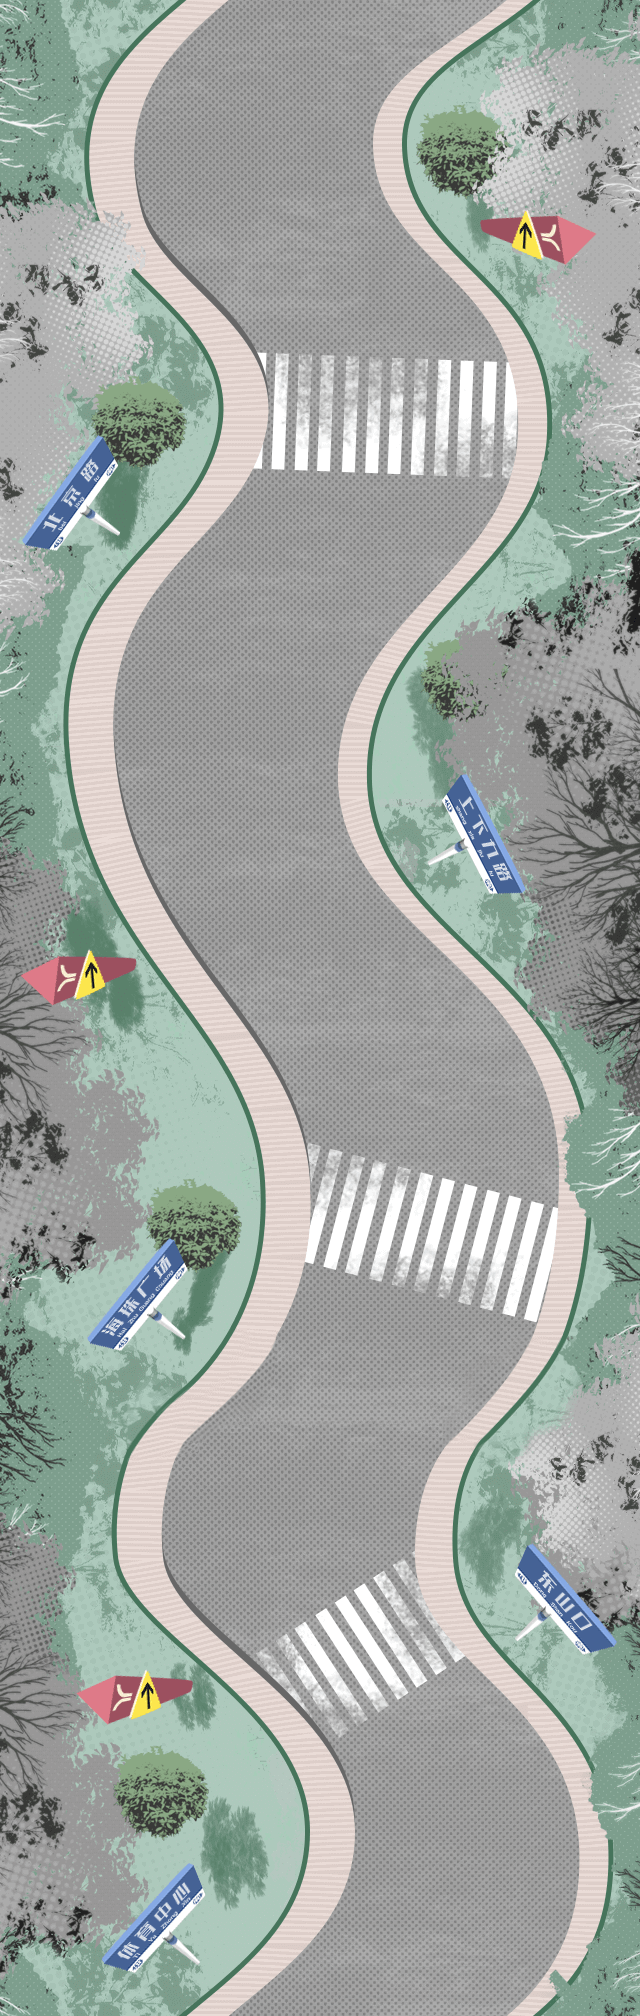

A 2D game scene composited from a Tiled map and its tileset images. What follows is a short description and the map's XML, with each tile layer's data collapsed to a summary:
An orthogonal 20x63 tile map with 32x32 px tiles, 1 tile layer (background) and 25 objects (3x 1, 3x 2, 3x 3, 3x 4, 3x 5, ...).

<map version="1.0" tiledversion="1.0.3" orientation="orthogonal" renderorder="left-down" width="20" height="63" tilewidth="32" tileheight="32" nextobjectid="69">
 <tileset firstgid="1" name="map" tilewidth="32" tileheight="32" tilecount="1260" columns="20">
  <image source="map.png" width="640" height="2016" />
 </tileset>
 <objectgroup name="run">
  <object id="38" name="a" x="470" y="1860" />
  <object id="39" name="b" x="300" y="1534" />
  <object id="40" name="c" x="424" y="1172" />
  <object id="41" name="d" x="216" y="770" />
  <object id="42" name="e" x="378" y="414" />
  <object id="43" name="f" x="250" y="184" />
  <object id="45" name="g" x="470" y="-156" />
 </objectgroup>
 <objectgroup name="point_3">
  <object id="55" name="1" x="498" y="1678" />
  <object id="61" name="2" x="532" y="1324" />
  <object id="62" name="3" x="190" y="1044" />
  <object id="63" name="4" x="376" y="714" />
  <object id="64" name="5" x="210" y="384" />
  <object id="65" name="6" x="398" y="158" />
 </objectgroup>
 <objectgroup name="point_2">
  <object id="50" name="1" x="206" y="1682" />
  <object id="56" name="2" x="374" y="1328" />
  <object id="57" name="3" x="364" y="1036" />
  <object id="58" name="4" x="248" y="764" />
  <object id="59" name="5" x="372" y="386" />
  <object id="60" name="6" x="124" y="104" />
 </objectgroup>
 <objectgroup name="point_1">
  <object id="20" name="1" x="364.97" y="1681.03" />
  <object id="24" name="2" x="227.333" y="1317.21" />
  <object id="28" name="3" x="510.667" y="1033.64" />
  <object id="25" name="4" x="82" y="778.727" />
  <object id="27" name="5" x="493.333" y="411.636" />
  <object id="23" name="6" x="291.212" y="110.606" />
 </objectgroup>
 <layer name="background" width="20" height="63">
  <data>[1260 cells, 1260 non-empty, 1260 distinct tile ids]</data>
 </layer>
</map>